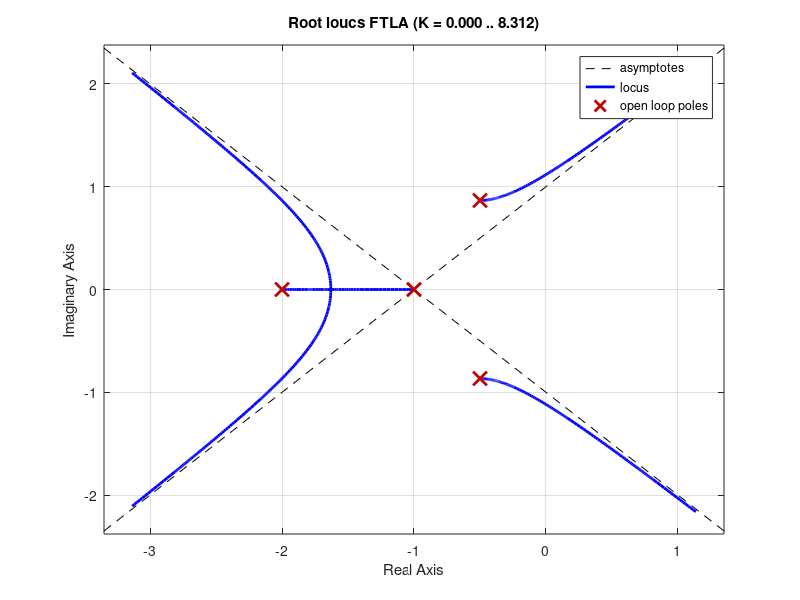
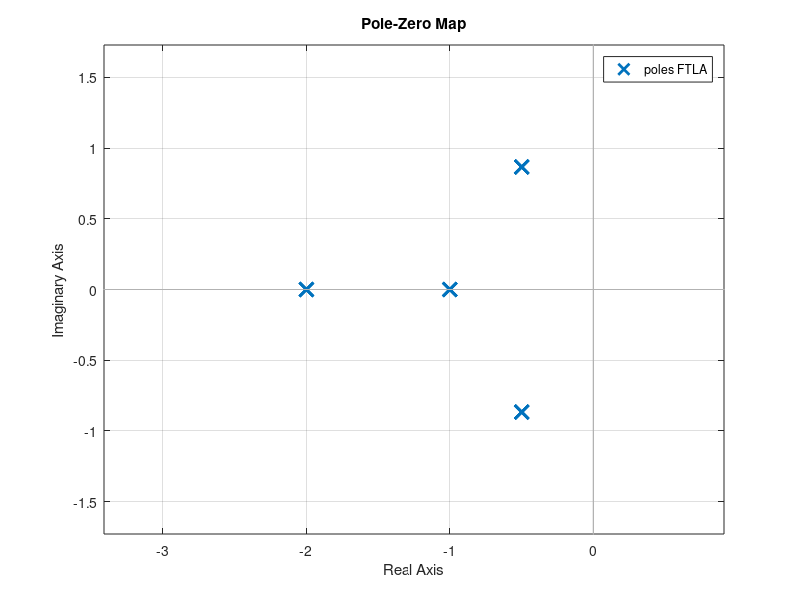
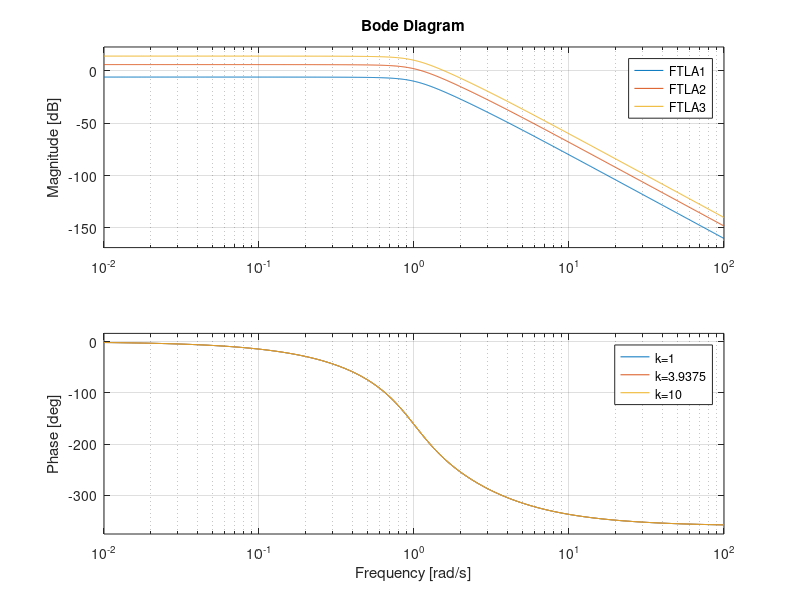
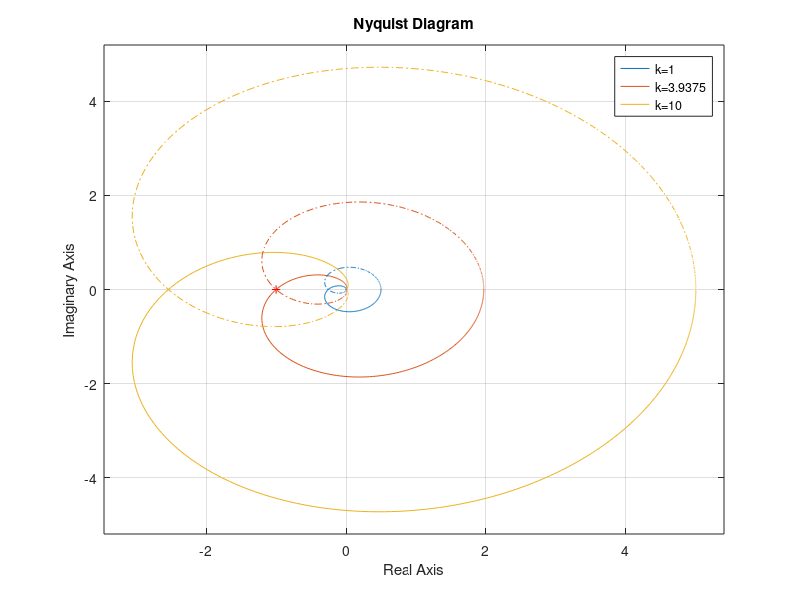

Here is the MATLAB script that generated these plots, in order:
%% Diagramas de Nyquist
%% k=1
k=1
G1=tf([1],[1 1]);
G2=tf([k],[1 1 1]);
H=tf([1],[1 2]);
FTLA=G1*G2*H;
FTLC=G1*G2/(1+G1*G2*H); % O FTLC=feedblack(G1*G2,H)
figure(1);
rlocus(FTLA);
figure(2);
pzmap(FTLA);
figure(3);
bode(FTLA);
legend('k=1');
figure(4);
nyquist(FTLA);
legend('k=1');
%% k=3.9375
k=3.9375
G1=tf([1],[1 1]);
G2=tf([k],[1 1 1]);
H=tf([1],[1 2]);
FTLA=G1*G2*H;
FTLC=G1*G2/(1+G1*G2*H); % O FTLC=feedblack(G1*G2,H)
figure(1);
rlocus(FTLA);
figure(2);
pzmap(FTLA);
figure(3);
bode(FTLA);
legend('k=3.9375');
figure(4);
nyquist(FTLA);
legend('k=3.9375');

%% k=10

k=10
G1=tf([1],[1 1]);
G2=tf([k],[1 1 1]);
H=tf([1],[1 2]);
FTLA=G1*G2*H;
FTLC=G1*G2/(1+G1*G2*H); % O FTLC=feedblack(G1*G2,H)
figure(1);
rlocus(FTLA); %No varia el lugar geometrico el variar el k
figure(2);
pzmap(FTLA);
figure(3);
bode(FTLA);
legend('k=10');
figure(4);
nyquist(FTLA);
legend('k=10');
%% los 3
k=1
k2=3.9375
k3=10
G1=tf([1],[1 1]);
G2=tf([k],[1 1 1]);
G3=tf([k2],[1 1 1]);
G4=tf([k3],[1 1 1]);
H=tf([1],[1 2]);
FTLA1=G1*G2*H;
FTLC1=G1*G2/(1+G1*G2*H); % O FTLC=feedblack(G1*G2,H)
FTLA2=G1*G3*H;
FTLC2=G1*G3/(1+G1*G3*H);
FTLA3=G1*G4*H;
FTLC3=G1*G4/(1+G1*G4*H);

figure(3);
bode(FTLA1,FTLA2,FTLA3);
legend('k=1','k=3.9375','k=10');
figure(4);
nyquist(FTLA1,FTLA2,FTLA3);
legend('k=1','k=3.9375','k=10');